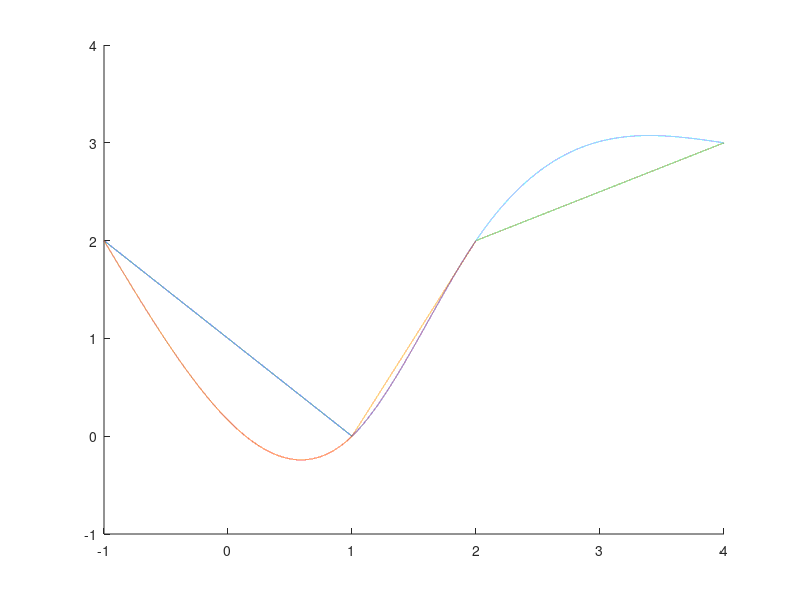

This chart was generated by the following MATLAB code:
% points = [-1 1 2 4; 2 0 2 3];
% fnplt(cscvn(points));
hold on, 
% plot(points(1,:),points(2,:),'o'), % hold off

% interval 0
x = -1:.0001:1;
y0 = 1-x;
g0 = 0.278575.*(x+1).*(x+1).*(x+1)-2.1143.*(x+1)+2;
plot(x,y0)
plot(x,g0)

% interval 1
x = 1:.0001:2;
y1 = 2.*x-2;
g1 = -0.9.*(x-1).*(x-1).*(x-1)+1.67145.*(x-1).*(x-1)+1.22855.*(x-1);
plot(x,y1)
plot(x,g1)

%interval 2
x = 2:.0001:4;
y2 = 0.5.*x+1;
g2 = 0.171425.*(x-2).*(x-2).*(x-2)-1.02855.*(x-2).*(x-2)+1.8714.*(x-2)+2;
plot(x,y2)
plot(x,g2)

% max deviation at interval 0
x = -1:.0001:1;
m0 = g0-y0;
% hold off;
% plot (x,m0)
[val,idx] = min(m0)
n = -1+.0001*idx

% max deviation at interval 2
x = 2:.0001:4;
m2 = y2-g2;
% hold off;
% plot (x,m2)
[val,idx] = min(m2)
n = 2+.0001*idx